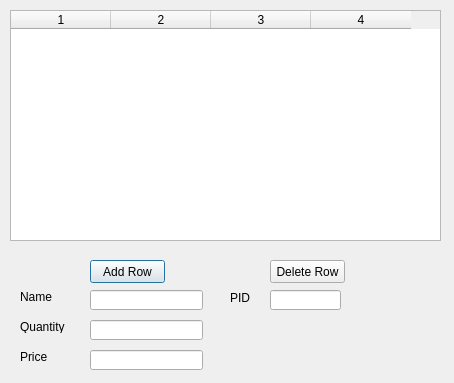
<?xml version="1.0" encoding="UTF-8"?>
<ui version="4.0">
 <class>Dialog</class>
 <widget class="QDialog" name="Dialog">
  <property name="geometry">
   <rect>
    <x>0</x>
    <y>0</y>
    <width>454</width>
    <height>383</height>
   </rect>
  </property>
  <property name="windowTitle">
   <string>Dialog</string>
  </property>
  <widget class="QTableWidget" name="tableWidget">
   <property name="geometry">
    <rect>
     <x>10</x>
     <y>10</y>
     <width>431</width>
     <height>231</height>
    </rect>
   </property>
   <property name="rowCount">
    <number>0</number>
   </property>
   <property name="columnCount">
    <number>4</number>
   </property>
   <column/>
   <column/>
   <column/>
   <column/>
  </widget>
  <widget class="QPushButton" name="addRowButton">
   <property name="geometry">
    <rect>
     <x>90</x>
     <y>260</y>
     <width>75</width>
     <height>23</height>
    </rect>
   </property>
   <property name="text">
    <string>Add Row</string>
   </property>
  </widget>
  <widget class="QPushButton" name="deleteRowButton">
   <property name="geometry">
    <rect>
     <x>270</x>
     <y>260</y>
     <width>75</width>
     <height>23</height>
    </rect>
   </property>
   <property name="text">
    <string>Delete Row</string>
   </property>
  </widget>
  <widget class="QLineEdit" name="deletePid">
   <property name="geometry">
    <rect>
     <x>270</x>
     <y>290</y>
     <width>71</width>
     <height>20</height>
    </rect>
   </property>
   <property name="text">
    <string/>
   </property>
  </widget>
  <widget class="QLabel" name="label">
   <property name="geometry">
    <rect>
     <x>20</x>
     <y>290</y>
     <width>46</width>
     <height>13</height>
    </rect>
   </property>
   <property name="text">
    <string>Name</string>
   </property>
  </widget>
  <widget class="QLabel" name="label_2">
   <property name="geometry">
    <rect>
     <x>20</x>
     <y>320</y>
     <width>46</width>
     <height>13</height>
    </rect>
   </property>
   <property name="text">
    <string>Quantity</string>
   </property>
  </widget>
  <widget class="QLabel" name="label_3">
   <property name="geometry">
    <rect>
     <x>20</x>
     <y>350</y>
     <width>46</width>
     <height>13</height>
    </rect>
   </property>
   <property name="text">
    <string>Price</string>
   </property>
  </widget>
  <widget class="QLineEdit" name="addName">
   <property name="geometry">
    <rect>
     <x>90</x>
     <y>290</y>
     <width>113</width>
     <height>20</height>
    </rect>
   </property>
  </widget>
  <widget class="QLineEdit" name="addQuantity">
   <property name="geometry">
    <rect>
     <x>90</x>
     <y>320</y>
     <width>113</width>
     <height>20</height>
    </rect>
   </property>
  </widget>
  <widget class="QLineEdit" name="addPrice">
   <property name="geometry">
    <rect>
     <x>90</x>
     <y>350</y>
     <width>113</width>
     <height>20</height>
    </rect>
   </property>
  </widget>
  <widget class="QLabel" name="label_4">
   <property name="geometry">
    <rect>
     <x>230</x>
     <y>290</y>
     <width>21</width>
     <height>16</height>
    </rect>
   </property>
   <property name="text">
    <string>PID</string>
   </property>
  </widget>
 </widget>
 <resources/>
 <connections/>
</ui>
